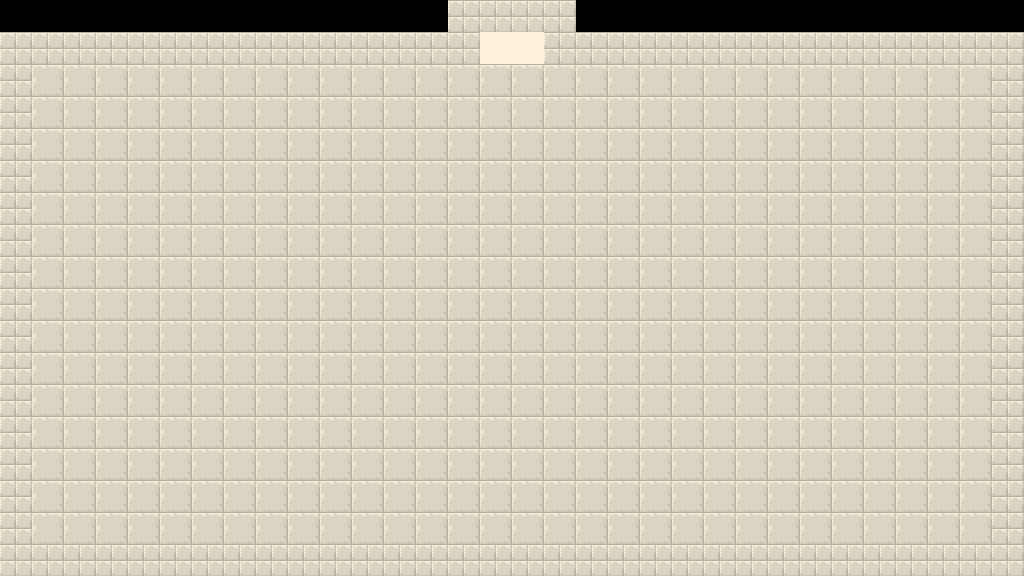

Tiled map render using the project's own tile images. Description and the map definition, with tile-layer contents summarised, below:
An orthogonal 32x18 tile map with 32x32 px tiles, 1 tile layer (background), 2 tilesets.

<map version="1.10" tiledversion="1.10.2" orientation="orthogonal" renderorder="left-down" width="32" height="18" tilewidth="32" tileheight="32" infinite="0" nextlayerid="3" nextobjectid="1">
 <tileset firstgid="1" source="sandstone_tileset.tsx" />
 <tileset firstgid="9" source="../city/city_tileset.tsx" />
 <layer id="1" name="background" width="32" height="18">
  <data>[576 cells, 548 non-empty, 3 distinct tile ids]</data>
 </layer>
</map>